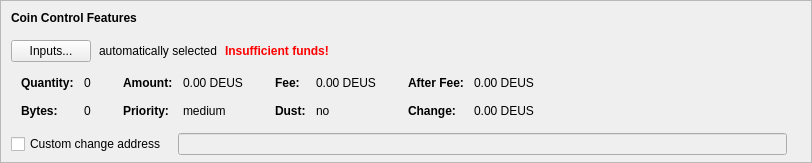
    <widget class="QFrame" name="frameCoinControl">
     <property name="sizePolicy">
      <sizepolicy hsizetype="Expanding" vsizetype="Expanding">
       <horstretch>0</horstretch>
       <verstretch>0</verstretch>
      </sizepolicy>
     </property>
     <property name="maximumSize">
      <size>
       <width>16777215</width>
       <height>16777215</height>
      </size>
     </property>
     <property name="frameShape">
      <enum>QFrame::StyledPanel</enum>
     </property>
     <property name="frameShadow">
      <enum>QFrame::Sunken</enum>
     </property>
     <layout class="QVBoxLayout" name="verticalLayoutCoinControl2">
      <property name="spacing">
       <number>0</number>
      </property>
      <property name="leftMargin">
       <number>0</number>
      </property>
      <property name="topMargin">
       <number>0</number>
      </property>
      <property name="rightMargin">
       <number>0</number>
      </property>
      <property name="bottomMargin">
       <number>6</number>
      </property>
      <item>
       <layout class="QVBoxLayout" name="verticalLayoutCoinControl" stretch="0,0,0,0,1">
        <property name="spacing">
         <number>0</number>
        </property>
        <property name="leftMargin">
         <number>10</number>
        </property>
        <property name="topMargin">
         <number>10</number>
        </property>
        <item>
         <layout class="QHBoxLayout" name="horizontalLayoutCoinControl1">
          <property name="bottomMargin">
           <number>15</number>
          </property>
          <item>
           <widget class="QLabel" name="labelCoinControlFeatures">
            <property name="sizePolicy">
             <sizepolicy hsizetype="Preferred" vsizetype="Maximum">
              <horstretch>0</horstretch>
              <verstretch>0</verstretch>
             </sizepolicy>
            </property>
            <property name="font">
             <font>
              <weight>75</weight>
              <bold>true</bold>
             </font>
            </property>
            <property name="styleSheet">
             <string notr="true">font-weight:bold;</string>
            </property>
            <property name="text">
             <string>Coin Control Features</string>
            </property>
           </widget>
          </item>
         </layout>
        </item>
        <item>
         <layout class="QHBoxLayout" name="horizontalLayoutCoinControl2" stretch="0,0,0,0">
          <property name="spacing">
           <number>8</number>
          </property>
          <property name="bottomMargin">
           <number>10</number>
          </property>
          <item>
           <widget class="QPushButton" name="pushButtonCoinControl">
            <property name="styleSheet">
             <string notr="true"/>
            </property>
            <property name="text">
             <string>Inputs...</string>
            </property>
            <property name="autoDefault">
             <bool>false</bool>
            </property>
           </widget>
          </item>
          <item>
           <widget class="QLabel" name="labelCoinControlAutomaticallySelected">
            <property name="text">
             <string>automatically selected</string>
            </property>
            <property name="margin">
             <number>5</number>
            </property>
           </widget>
          </item>
          <item>
           <widget class="QLabel" name="labelCoinControlInsuffFunds">
            <property name="font">
             <font>
              <weight>75</weight>
              <bold>true</bold>
             </font>
            </property>
            <property name="styleSheet">
             <string notr="true">color:red;font-weight:bold;</string>
            </property>
            <property name="text">
             <string>Insufficient funds!</string>
            </property>
            <property name="margin">
             <number>5</number>
            </property>
           </widget>
          </item>
          <item>
           <spacer name="horizontalSpacerCoinControl">
            <property name="orientation">
             <enum>Qt::Horizontal</enum>
            </property>
            <property name="sizeHint" stdset="0">
             <size>
              <width>40</width>
              <height>1</height>
             </size>
            </property>
           </spacer>
          </item>
         </layout>
        </item>
        <item>
         <widget class="QWidget" name="widgetCoinControl" native="true">
          <property name="sizePolicy">
           <sizepolicy hsizetype="Preferred" vsizetype="Preferred">
            <horstretch>0</horstretch>
            <verstretch>0</verstretch>
           </sizepolicy>
          </property>
          <property name="minimumSize">
           <size>
            <width>0</width>
            <height>0</height>
           </size>
          </property>
          <property name="styleSheet">
           <string notr="true"/>
          </property>
          <layout class="QHBoxLayout" name="horizontalLayoutCoinControl5">
           <property name="leftMargin">
            <number>0</number>
           </property>
           <property name="topMargin">
            <number>0</number>
           </property>
           <property name="rightMargin">
            <number>0</number>
           </property>
           <property name="bottomMargin">
            <number>0</number>
           </property>
           <item>
            <layout class="QHBoxLayout" name="horizontalLayoutCoinControl3" stretch="0,0,0,1">
             <property name="spacing">
              <number>20</number>
             </property>
             <property name="topMargin">
              <number>0</number>
             </property>
             <property name="bottomMargin">
              <number>10</number>
             </property>
             <item>
              <layout class="QFormLayout" name="formLayoutCoinControl1">
               <property name="horizontalSpacing">
                <number>10</number>
               </property>
               <property name="verticalSpacing">
                <number>14</number>
               </property>
               <property name="leftMargin">
                <number>10</number>
               </property>
               <property name="topMargin">
                <number>4</number>
               </property>
               <property name="rightMargin">
                <number>6</number>
               </property>
               <item row="0" column="0">
                <widget class="QLabel" name="labelCoinControlQuantityText">
                 <property name="font">
                  <font>
                   <weight>75</weight>
                   <bold>true</bold>
                  </font>
                 </property>
                 <property name="text">
                  <string>Quantity:</string>
                 </property>
                 <property name="margin">
                  <number>0</number>
                 </property>
                </widget>
               </item>
               <item row="0" column="1">
                <widget class="QLabel" name="labelCoinControlQuantity">
                 <property name="cursor">
                  <cursorShape>IBeamCursor</cursorShape>
                 </property>
                 <property name="contextMenuPolicy">
                  <enum>Qt::ActionsContextMenu</enum>
                 </property>
                 <property name="text">
                  <string notr="true">0</string>
                 </property>
                 <property name="margin">
                  <number>0</number>
                 </property>
                 <property name="textInteractionFlags">
                  <set>Qt::LinksAccessibleByMouse|Qt::TextSelectableByKeyboard|Qt::TextSelectableByMouse</set>
                 </property>
                </widget>
               </item>
               <item row="1" column="0">
                <widget class="QLabel" name="labelCoinControlBytesText">
                 <property name="font">
                  <font>
                   <weight>75</weight>
                   <bold>true</bold>
                  </font>
                 </property>
                 <property name="text">
                  <string>Bytes:</string>
                 </property>
                </widget>
               </item>
               <item row="1" column="1">
                <widget class="QLabel" name="labelCoinControlBytes">
                 <property name="cursor">
                  <cursorShape>IBeamCursor</cursorShape>
                 </property>
                 <property name="contextMenuPolicy">
                  <enum>Qt::ActionsContextMenu</enum>
                 </property>
                 <property name="text">
                  <string notr="true">0</string>
                 </property>
                 <property name="textInteractionFlags">
                  <set>Qt::LinksAccessibleByMouse|Qt::TextSelectableByKeyboard|Qt::TextSelectableByMouse</set>
                 </property>
                </widget>
               </item>
              </layout>
             </item>
             <item>
              <layout class="QFormLayout" name="formLayoutCoinControl2">
               <property name="horizontalSpacing">
                <number>10</number>
               </property>
               <property name="verticalSpacing">
                <number>14</number>
               </property>
               <property name="leftMargin">
                <number>6</number>
               </property>
               <property name="topMargin">
                <number>4</number>
               </property>
               <property name="rightMargin">
                <number>6</number>
               </property>
               <item row="0" column="0">
                <widget class="QLabel" name="labelCoinControlAmountText">
                 <property name="font">
                  <font>
                   <weight>75</weight>
                   <bold>true</bold>
                  </font>
                 </property>
                 <property name="text">
                  <string>Amount:</string>
                 </property>
                 <property name="margin">
                  <number>0</number>
                 </property>
                </widget>
               </item>
               <item row="0" column="1">
                <widget class="QLabel" name="labelCoinControlAmount">
                 <property name="cursor">
                  <cursorShape>IBeamCursor</cursorShape>
                 </property>
                 <property name="contextMenuPolicy">
                  <enum>Qt::ActionsContextMenu</enum>
                 </property>
                 <property name="text">
                  <string notr="true">0.00 DEUS</string>
                 </property>
                 <property name="textInteractionFlags">
                  <set>Qt::LinksAccessibleByMouse|Qt::TextSelectableByKeyboard|Qt::TextSelectableByMouse</set>
                 </property>
                </widget>
               </item>
               <item row="1" column="0">
                <widget class="QLabel" name="labelCoinControlPriorityText">
                 <property name="font">
                  <font>
                   <weight>75</weight>
                   <bold>true</bold>
                  </font>
                 </property>
                 <property name="text">
                  <string>Priority:</string>
                 </property>
                </widget>
               </item>
               <item row="1" column="1">
                <widget class="QLabel" name="labelCoinControlPriority">
                 <property name="cursor">
                  <cursorShape>IBeamCursor</cursorShape>
                 </property>
                 <property name="contextMenuPolicy">
                  <enum>Qt::ActionsContextMenu</enum>
                 </property>
                 <property name="text">
                  <string notr="true">medium</string>
                 </property>
                 <property name="textInteractionFlags">
                  <set>Qt::LinksAccessibleByMouse|Qt::TextSelectableByKeyboard|Qt::TextSelectableByMouse</set>
                 </property>
                </widget>
               </item>
              </layout>
             </item>
             <item>
              <layout class="QFormLayout" name="formLayoutCoinControl3">
               <property name="horizontalSpacing">
                <number>10</number>
               </property>
               <property name="verticalSpacing">
                <number>14</number>
               </property>
               <property name="leftMargin">
                <number>6</number>
               </property>
               <property name="topMargin">
                <number>4</number>
               </property>
               <property name="rightMargin">
                <number>6</number>
               </property>
               <item row="0" column="0">
                <widget class="QLabel" name="labelCoinControlFeeText">
                 <property name="font">
                  <font>
                   <weight>75</weight>
                   <bold>true</bold>
                  </font>
                 </property>
                 <property name="text">
                  <string>Fee:</string>
                 </property>
                 <property name="margin">
                  <number>0</number>
                 </property>
                </widget>
               </item>
               <item row="0" column="1">
                <widget class="QLabel" name="labelCoinControlFee">
                 <property name="cursor">
                  <cursorShape>IBeamCursor</cursorShape>
                 </property>
                 <property name="contextMenuPolicy">
                  <enum>Qt::ActionsContextMenu</enum>
                 </property>
                 <property name="text">
                  <string notr="true">0.00 DEUS</string>
                 </property>
                 <property name="textInteractionFlags">
                  <set>Qt::LinksAccessibleByMouse|Qt::TextSelectableByKeyboard|Qt::TextSelectableByMouse</set>
                 </property>
                </widget>
               </item>
               <item row="1" column="0">
                <widget class="QLabel" name="labelCoinControlLowOutputText">
                 <property name="font">
                  <font>
                   <weight>75</weight>
                   <bold>true</bold>
                  </font>
                 </property>
                 <property name="text">
                  <string>Dust:</string>
                 </property>
                </widget>
               </item>
               <item row="1" column="1">
                <widget class="QLabel" name="labelCoinControlLowOutput">
                 <property name="cursor">
                  <cursorShape>IBeamCursor</cursorShape>
                 </property>
                 <property name="contextMenuPolicy">
                  <enum>Qt::ActionsContextMenu</enum>
                 </property>
                 <property name="text">
                  <string notr="true">no</string>
                 </property>
                 <property name="textInteractionFlags">
                  <set>Qt::LinksAccessibleByMouse|Qt::TextSelectableByKeyboard|Qt::TextSelectableByMouse</set>
                 </property>
                </widget>
               </item>
              </layout>
             </item>
             <item>
              <layout class="QFormLayout" name="formLayoutCoinControl4">
               <property name="horizontalSpacing">
                <number>10</number>
               </property>
               <property name="verticalSpacing">
                <number>14</number>
               </property>
               <property name="leftMargin">
                <number>6</number>
               </property>
               <property name="topMargin">
                <number>4</number>
               </property>
               <property name="rightMargin">
                <number>6</number>
               </property>
               <item row="0" column="0">
                <widget class="QLabel" name="labelCoinControlAfterFeeText">
                 <property name="font">
                  <font>
                   <weight>75</weight>
                   <bold>true</bold>
                  </font>
                 </property>
                 <property name="text">
                  <string>After Fee:</string>
                 </property>
                 <property name="margin">
                  <number>0</number>
                 </property>
                </widget>
               </item>
               <item row="0" column="1">
                <widget class="QLabel" name="labelCoinControlAfterFee">
                 <property name="cursor">
                  <cursorShape>IBeamCursor</cursorShape>
                 </property>
                 <property name="contextMenuPolicy">
                  <enum>Qt::ActionsContextMenu</enum>
                 </property>
                 <property name="text">
                  <string notr="true">0.00 DEUS</string>
                 </property>
                 <property name="textInteractionFlags">
                  <set>Qt::LinksAccessibleByMouse|Qt::TextSelectableByKeyboard|Qt::TextSelectableByMouse</set>
                 </property>
                </widget>
               </item>
               <item row="1" column="0">
                <widget class="QLabel" name="labelCoinControlChangeText">
                 <property name="font">
                  <font>
                   <weight>75</weight>
                   <bold>true</bold>
                  </font>
                 </property>
                 <property name="text">
                  <string>Change:</string>
                 </property>
                </widget>
               </item>
               <item row="1" column="1">
                <widget class="QLabel" name="labelCoinControlChange">
                 <property name="cursor">
                  <cursorShape>IBeamCursor</cursorShape>
                 </property>
                 <property name="contextMenuPolicy">
                  <enum>Qt::ActionsContextMenu</enum>
                 </property>
                 <property name="text">
                  <string notr="true">0.00 DEUS</string>
                 </property>
                 <property name="textInteractionFlags">
                  <set>Qt::LinksAccessibleByMouse|Qt::TextSelectableByKeyboard|Qt::TextSelectableByMouse</set>
                 </property>
                </widget>
               </item>
              </layout>
             </item>
            </layout>
           </item>
          </layout>
         </widget>
        </item>
        <item>
         <layout class="QHBoxLayout" name="horizontalLayoutCoinControl4" stretch="0,0,0">
          <property name="spacing">
           <number>12</number>
          </property>
          <property name="sizeConstraint">
           <enum>QLayout::SetDefaultConstraint</enum>
          </property>
          <property name="topMargin">
           <number>5</number>
          </property>
          <property name="rightMargin">
           <number>5</number>
          </property>
          <item>
           <widget class="QCheckBox" name="checkBoxCoinControlChange">
            <property name="toolTip">
             <string>If this is activated, but the change address is empty or invalid, change will be sent to a newly generated address.</string>
            </property>
            <property name="text">
             <string>Custom change address</string>
            </property>
           </widget>
          </item>
          <item>
           <widget class="QValidatedLineEdit" name="lineEditCoinControlChange">
            <property name="enabled">
             <bool>false</bool>
            </property>
            <property name="sizePolicy">
             <sizepolicy hsizetype="Expanding" vsizetype="Fixed">
              <horstretch>0</horstretch>
              <verstretch>0</verstretch>
             </sizepolicy>
            </property>
           </widget>
          </item>
          <item>
           <widget class="QLabel" name="labelCoinControlChangeLabel">
            <property name="sizePolicy">
             <sizepolicy hsizetype="Preferred" vsizetype="Expanding">
              <horstretch>0</horstretch>
              <verstretch>0</verstretch>
             </sizepolicy>
            </property>
            <property name="minimumSize">
             <size>
              <width>0</width>
              <height>0</height>
             </size>
            </property>
            <property name="text">
             <string/>
            </property>
            <property name="margin">
             <number>3</number>
            </property>
           </widget>
          </item>
         </layout>
        </item>
        <item>
         <spacer name="verticalSpacerCoinControl">
          <property name="orientation">
           <enum>Qt::Vertical</enum>
          </property>
          <property name="sizeHint" stdset="0">
           <size>
            <width>800</width>
            <height>1</height>
           </size>
          </property>
         </spacer>
        </item>
       </layout>
      </item>
     </layout>
    </widget>
